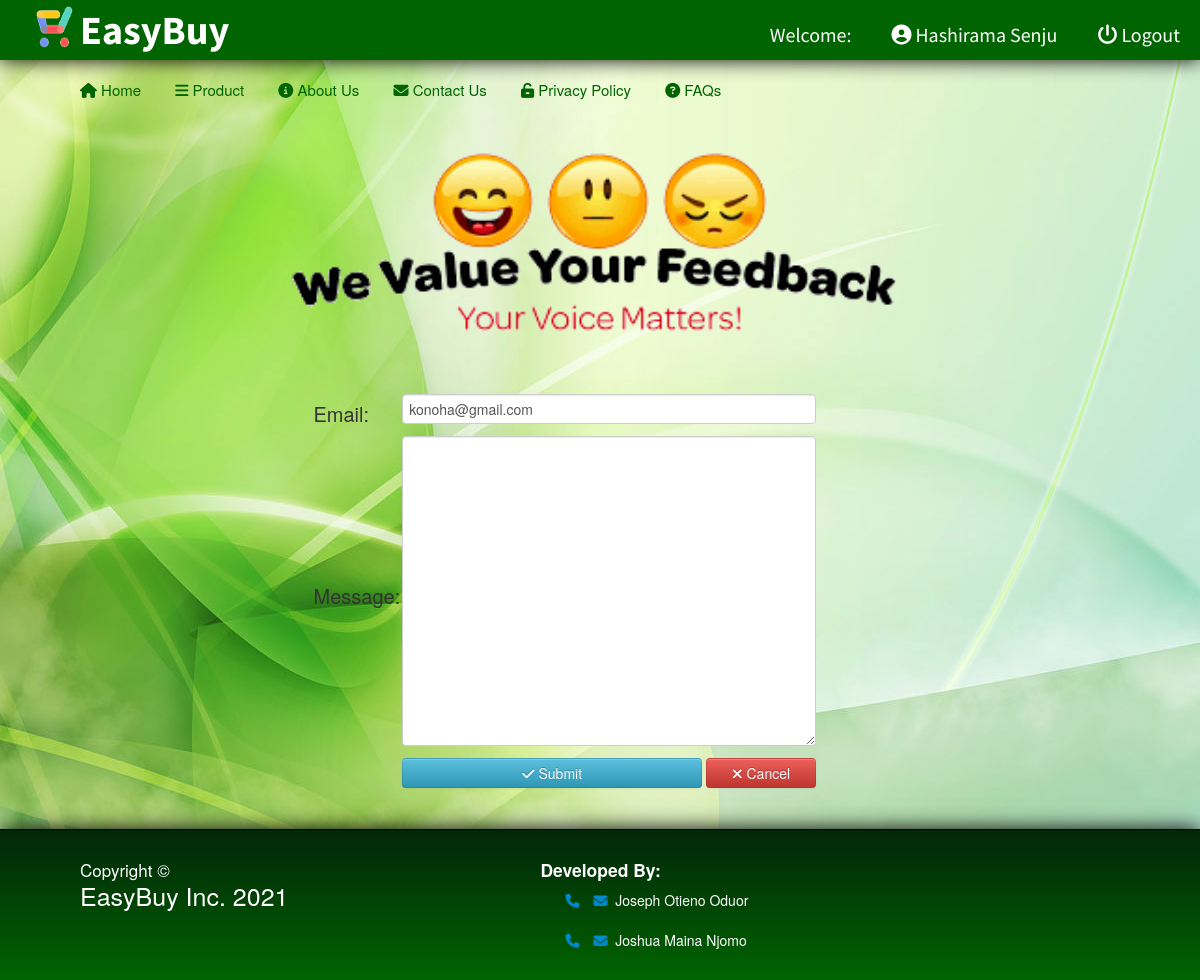
The page /contactus.php (signed in) on the database its author committed.
### tables this page shows
CREATE TABLE `customer` (
  `customerid` int(11) NOT NULL,
  `firstname` varchar(26) NOT NULL,
  `lastname` varchar(26) NOT NULL,
  `address` varchar(26) NOT NULL,
  `mobile` varchar(15) DEFAULT NULL,
  `email` varchar(35) NOT NULL
);

### contactus.php (the view, shortened to what this page needs)
<?php
	include("db/dbconn.php");
?>
<!DOCTYPE html>
<html>
<?php require_once('template/header.php'); ?>
		<img src="img/Feedback.png" style="width:750px; display: block; margin: auto;">
	<br />
	<br />
		<div id="content">
			<form method="post">
				<table style="position:relative; left:25%;">
					<tr>
						<td style="font-size:20px;">Email:</td><td><input type="email" name='email' value="<?= $fetch['email']; ?>" style="width:400px;"></td>
					</tr>
					<tr>
						<td style="font-size:20px;">Message:</td><td><textarea name="message" style="width:400px; height:300px;" required></textarea></td>
					</tr>
					<tr>
						<td></td><td><button class="btn btn-info" name="send" style="width:300px;"><i class='fas fa-check'></i> Submit</button>&nbsp;<a href="index.php"><button class="btn btn-danger" style="width:110px;"><i class='fas fa-times'></i> Cancel</button></a></td>
					</tr>
				</table>
			</form>
		</div>
	<br />
</div>
<?php require_once('template/footer.php'); ?>
</body>
</html>

### template/header.php (shortened to what this page needs)
<?php require_once('customer_head.php'); ?>
<body>
	<div class="content-wrap">
	<div id="header">
		<img src="img/logo.png">
		<label>EasyBuy</label>
    <?php
      $id = (int) $_SESSION['id'];
        $query = $conn->query ("SELECT * FROM customer WHERE customerid = '$id' ") or die (mysqli_error());
        $fetch = $query->fetch_array ();
    ?>
		<ul>
      <li><a href="function/logout.php"><i class='fas fa-power-off'></i> Logout</a></li>
      <li><a href="#profile" href  data-toggle="modal"><i class='fas fa-user-circle'></i> <?php echo $fetch['firstname']; ?>&nbsp;<?php echo $fetch['lastname'];?></a></li>
			<li>Welcome:</li>
		</ul>
	</div>
		<?php
			$id = (int) $_SESSION['id'];
			$query = $conn->query ("SELECT * FROM customer WHERE customerid = '$id' ") or die (mysqli_error());
			$fetch = $query->fetch_array ();
		?>
<br>
<div id="container">
	<div class="nav">
		<ul>
		 <li><a href="home.php"><i class='fas fa-home'></i> Home</a></li>
		 <li><a href="product.php"><i class='fas fa-bars'></i> Product</a>
		 <li><a href="aboutus.php"><i class='fas fa-info-circle'></i> About Us</a></li>
		 <li><a href="contactus.php"><i class='fas fa-envelope'></i> Contact Us</a></li>
		 <li><a href="privacy.php"><i class='fas fa-unlock-alt'></i> Privacy Policy</a></li>
		 <li><a href="faqs.php"><i class='fas fa-question-circle'></i> FAQs</a></li>
	 </ul>
	</div>

### css/style.css (style rules this page uses)
body { background-image: url("../img/background.jpg"); background-attachment: fixed; }
#header { height:60px; width:100%; background-color:#006400; color:#fff; text-indent:10px; box-shadow:0px 0px 20px 0px black; }
#header img { position:absolute; height:45px; width:45px; margin-left:20px; margin-top:2.5px; }
#header label { position:relative; top:20px; color:#fff; text-indent:80px; font-size:40px; clear:both; font-family: "Source Sans Pro", sans-serif; font-weight: bold; }
#header ul { list-style-type:none; position:relative; font-family: "Source Sans Pro", sans-serif; }
#header ul li { display:inline; position:relative; font-size: 20px; float:right; margin-right:20px; }
#header ul li a { text-decoration:none; color:#fff; display: block; transition: all 0.3s ease-out; }
#container { margin:auto; width:1150px; }
.nav { text-indent:10px; font-size:15px; }
.nav ul li { display:inline; position:relative; }
.nav ul li a { text-decoration:none; color:#006400; }
.nav li a { padding:10px; }

### rows shown on the page
customer: firstname "Hashirama", lastname "Senju", email "konoha@gmail.com"
